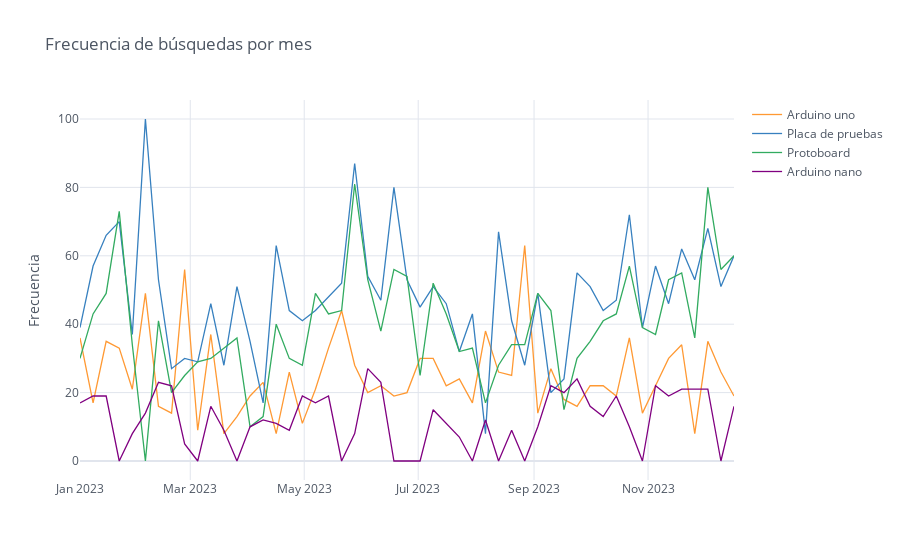

The notebook cell this image was saved under:
### Code cell
fig = df_line.iplot(kind='line', x='Semana', yTitle='Frecuencia',
                         title='Frecuencia de búsquedas por mes', asFigure=True)

fig.update_layout(hovermode='x')

### Figure 1 — Plotly figure (JSON) as saved in the notebook; plotly's stock layout.template omitted (floating-point values rounded to 4 significant figures)
{"data": [{"line": {"color": "rgba(255, 153, 51, 1.0)", "dash": "solid", "shape": "linear", "width": 1.3}, "mode": "lines", "name": "Arduino uno", "text": "", "type": "scatter", "x": ["2023-01-01", "2023-01-08", "2023-01-15", "2023-01-22", "2023-01-29", "2023-02-05", "2023-02-12", "2023-02-19", "2023-02-26", "2023-03-05", "2023-03-12", "2023-03-19", "2023-03-26", "2023-04-02", "2023-04-09", "2023-04-16", "2023-04-23", "2023-04-30", "2023-05-07", "2023-05-14", "2023-05-21", "2023-05-28", "2023-06-04", "2023-06-11", "2023-06-18", "2023-06-25", "2023-07-02", "2023-07-09", "2023-07-16", "2023-07-23", "2023-07-30", "2023-08-06", "2023-08-13", "2023-08-20", "2023-08-27", "2023-09-03", "2023-09-10", "2023-09-17", "2023-09-24", "2023-10-01", "2023-10-08", "2023-10-15", "2023-10-22", "2023-10-29", "2023-11-05", "2023-11-12", "2023-11-19", "2023-11-26", "2023-12-03", "2023-12-10", "2023-12-17"], "y": [36, 17, 35, 33, 21, 49, 16, 14, 56, 9, 37, 8, 13, 19, 23, 8, 26, 11, 21, 33, 44, 28, 20, 22, 19, 20, 30, 30, 22, 24, 17, 38, 26, 25, 63, 14, 27, 18, 16, 22, 22, 19, 36, 14, 22, 30, 34, 8, 35, 26, 19]}, {"line": {"color": "rgba(55, 128, 191, 1.0)", "dash": "solid", "shape": "linear", "width": 1.3}, "mode": "lines", "name": "Placa de pruebas", "text": "", "type": "scatter", "x": ["2023-01-01", "2023-01-08", "2023-01-15", "2023-01-22", "2023-01-29", "2023-02-05", "2023-02-12", "2023-02-19", "2023-02-26", "2023-03-05", "2023-03-12", "2023-03-19", "2023-03-26", "2023-04-02", "2023-04-09", "2023-04-16", "2023-04-23", "2023-04-30", "2023-05-07", "2023-05-14", "2023-05-21", "2023-05-28", "2023-06-04", "2023-06-11", "2023-06-18", "2023-06-25", "2023-07-02", "2023-07-09", "2023-07-16", "2023-07-23", "2023-07-30", "2023-08-06", "2023-08-13", "2023-08-20", "2023-08-27", "2023-09-03", "2023-09-10", "2023-09-17", "2023-09-24", "2023-10-01", "2023-10-08", "2023-10-15", "2023-10-22", "2023-10-29", "2023-11-05", "2023-11-12", "2023-11-19", "2023-11-26", "2023-12-03", "2023-12-10", "2023-12-17"], "y": [39, 57, 66, 70, 37, 100, 53, 27, 30, 29, 46, 28, 51, 35, 17, 63, 44, 41, 44, 48, 52, 87, 54, 47, 80, 53, 45, 51, 46, 32, 43, 8, 67, 41, 28, 49, 20, 24, 55, 51, 44, 47, 72, 39, 57, 46, 62, 53, 68, 51, 60]}, {"line": {"color": "rgba(50, 171, 96, 1.0)", "dash": "solid", "shape": "linear", "width": 1.3}, "mode": "lines", "name": "Protoboard", "text": "", "type": "scatter", "x": ["2023-01-01", "2023-01-08", "2023-01-15", "2023-01-22", "2023-01-29", "2023-02-05", "2023-02-12", "2023-02-19", "2023-02-26", "2023-03-05", "2023-03-12", "2023-03-19", "2023-03-26", "2023-04-02", "2023-04-09", "2023-04-16", "2023-04-23", "2023-04-30", "2023-05-07", "2023-05-14", "2023-05-21", "2023-05-28", "2023-06-04", "2023-06-11", "2023-06-18", "2023-06-25", "2023-07-02", "2023-07-09", "2023-07-16", "2023-07-23", "2023-07-30", "2023-08-06", "2023-08-13", "2023-08-20", "2023-08-27", "2023-09-03", "2023-09-10", "2023-09-17", "2023-09-24", "2023-10-01", "2023-10-08", "2023-10-15", "2023-10-22", "2023-10-29", "2023-11-05", "2023-11-12", "2023-11-19", "2023-11-26", "2023-12-03", "2023-12-10", "2023-12-17"], "y": [30, 43, 49, 73, 34, 0, 41, 20, 25, 29, 30, 33, 36, 10, 13, 40, 30, 28, 49, 43, 44, 81, 53, 38, 56, 54, 25, 52, 43, 32, 33, 17, 28, 34, 34, 49, 44, 15, 30, 35, 41, 43, 57, 39, 37, 53, 55, 36, 80, 56, 60]}, {"line": {"color": "rgba(128, 0, 128, 1.0)", "dash": "solid", "shape": "linear", "width": 1.3}, "mode": "lines", "name": "Arduino nano", "text": "", "type": "scatter", "x": ["2023-01-01", "2023-01-08", "2023-01-15", "2023-01-22", "2023-01-29", "2023-02-05", "2023-02-12", "2023-02-19", "2023-02-26", "2023-03-05", "2023-03-12", "2023-03-19", "2023-03-26", "2023-04-02", "2023-04-09", "2023-04-16", "2023-04-23", "2023-04-30", "2023-05-07", "2023-05-14", "2023-05-21", "2023-05-28", "2023-06-04", "2023-06-11", "2023-06-18", "2023-06-25", "2023-07-02", "2023-07-09", "2023-07-16", "2023-07-23", "2023-07-30", "2023-08-06", "2023-08-13", "2023-08-20", "2023-08-27", "2023-09-03", "2023-09-10", "2023-09-17", "2023-09-24", "2023-10-01", "2023-10-08", "2023-10-15", "2023-10-22", "2023-10-29", "2023-11-05", "2023-11-12", "2023-11-19", "2023-11-26", "2023-12-03", "2023-12-10", "2023-12-17"], "y": [17, 19, 19, 0, 8, 14, 23, 22, 5, 0, 16, 9, 0, 10, 12, 11, 9, 19, 17, 19, 0, 8, 27, 23, 0, 0, 0, 15, 11, 7, 0, 12, 0, 9, 0, 10, 22, 20, 24, 16, 13, 19, 10, 0, 22, 19, 21, 21, 21, 0, 16]}], "layout": {"hovermode": "x", "legend": {"bgcolor": "#FFFFFF", "font": {"color": "#4D5663"}}, "paper_bgcolor": "#FFFFFF", "plot_bgcolor": "#FFFFFF", "title": {"font": {"color": "#4D5663"}, "text": "Frecuencia de búsquedas por mes"}, "xaxis": {"gridcolor": "#E1E5ED", "showgrid": true, "tickfont": {"color": "#4D5663"}, "title": {"font": {"color": "#4D5663"}, "text": ""}, "zerolinecolor": "#E1E5ED"}, "yaxis": {"gridcolor": "#E1E5ED", "showgrid": true, "tickfont": {"color": "#4D5663"}, "title": {"font": {"color": "#4D5663"}, "text": "Frecuencia"}, "zerolinecolor": "#E1E5ED"}}}
